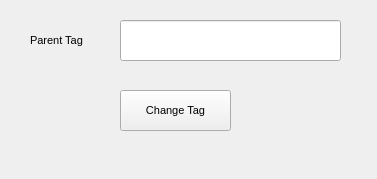
<?xml version="1.0" encoding="UTF-8"?>
<ui version="4.0">
 <class>Form</class>
 <widget class="QWidget" name="Form">
  <property name="geometry">
   <rect>
    <x>0</x>
    <y>0</y>
    <width>377</width>
    <height>179</height>
   </rect>
  </property>
  <property name="windowTitle">
   <string>Form</string>
  </property>
  <widget class="QPushButton" name="pushButton">
   <property name="geometry">
    <rect>
     <x>120</x>
     <y>90</y>
     <width>111</width>
     <height>41</height>
    </rect>
   </property>
   <property name="font">
    <font>
     <pointsize>8</pointsize>
    </font>
   </property>
   <property name="text">
    <string>Change Tag</string>
   </property>
  </widget>
  <widget class="QLabel" name="label">
   <property name="geometry">
    <rect>
     <x>30</x>
     <y>20</y>
     <width>91</width>
     <height>41</height>
    </rect>
   </property>
   <property name="font">
    <font>
     <pointsize>8</pointsize>
    </font>
   </property>
   <property name="text">
    <string>Parent Tag</string>
   </property>
  </widget>
  <widget class="QLineEdit" name="lineEdit">
   <property name="geometry">
    <rect>
     <x>120</x>
     <y>20</y>
     <width>221</width>
     <height>41</height>
    </rect>
   </property>
  </widget>
 </widget>
 <resources/>
 <connections/>
</ui>
